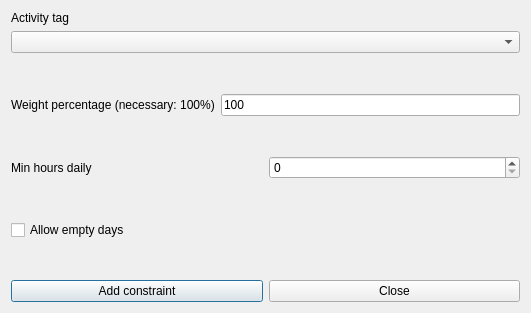
<?xml version="1.0" encoding="UTF-8"?>
<ui version="4.0">
 <class>AddConstraintStudentsActivityTagMinHoursDailyForm_template</class>
 <widget class="QDialog" name="AddConstraintStudentsActivityTagMinHoursDailyForm_template">
  <property name="geometry">
   <rect>
    <x>0</x>
    <y>0</y>
    <width>531</width>
    <height>313</height>
   </rect>
  </property>
  <property name="windowTitle">
   <string extracomment="This is the title of the dialog to add a new constraint of this type">Add students activity tag min hours daily</string>
  </property>
  <layout class="QGridLayout" name="gridLayout">
   <item row="0" column="0">
    <layout class="QVBoxLayout" name="verticalLayout">
     <item>
      <widget class="QLabel" name="activityTagsTextLabel">
       <property name="frameShape">
        <enum>QFrame::NoFrame</enum>
       </property>
       <property name="frameShadow">
        <enum>QFrame::Plain</enum>
       </property>
       <property name="text">
        <string>Activity tag</string>
       </property>
       <property name="wordWrap">
        <bool>false</bool>
       </property>
      </widget>
     </item>
     <item>
      <widget class="QComboBox" name="activityTagsComboBox">
       <property name="editable">
        <bool>false</bool>
       </property>
       <property name="insertPolicy">
        <enum>QComboBox::NoInsert</enum>
       </property>
       <property name="duplicatesEnabled">
        <bool>false</bool>
       </property>
      </widget>
     </item>
    </layout>
   </item>
   <item row="1" column="0">
    <spacer name="verticalSpacer">
     <property name="orientation">
      <enum>Qt::Vertical</enum>
     </property>
     <property name="sizeHint" stdset="0">
      <size>
       <width>20</width>
       <height>20</height>
      </size>
     </property>
    </spacer>
   </item>
   <item row="2" column="0">
    <layout class="QHBoxLayout" name="horizontalLayout">
     <item>
      <widget class="QLabel" name="weightTextLabel">
       <property name="frameShape">
        <enum>QFrame::NoFrame</enum>
       </property>
       <property name="frameShadow">
        <enum>QFrame::Plain</enum>
       </property>
       <property name="text">
        <string>Weight percentage (necessary: 100%)</string>
       </property>
       <property name="wordWrap">
        <bool>false</bool>
       </property>
      </widget>
     </item>
     <item>
      <widget class="QLineEdit" name="weightLineEdit">
       <property name="text">
        <string notr="true">100</string>
       </property>
      </widget>
     </item>
    </layout>
   </item>
   <item row="3" column="0">
    <spacer name="verticalSpacer_2">
     <property name="orientation">
      <enum>Qt::Vertical</enum>
     </property>
     <property name="sizeHint" stdset="0">
      <size>
       <width>20</width>
       <height>19</height>
      </size>
     </property>
    </spacer>
   </item>
   <item row="4" column="0">
    <layout class="QHBoxLayout" name="horizontalLayout_2">
     <item>
      <widget class="QLabel" name="minHoursTextLabel">
       <property name="frameShape">
        <enum>QFrame::NoFrame</enum>
       </property>
       <property name="frameShadow">
        <enum>QFrame::Plain</enum>
       </property>
       <property name="text">
        <string>Min hours daily</string>
       </property>
       <property name="wordWrap">
        <bool>false</bool>
       </property>
      </widget>
     </item>
     <item>
      <widget class="QSpinBox" name="minHoursSpinBox"/>
     </item>
    </layout>
   </item>
   <item row="5" column="0">
    <spacer name="verticalSpacer_4">
     <property name="orientation">
      <enum>Qt::Vertical</enum>
     </property>
     <property name="sizeHint" stdset="0">
      <size>
       <width>20</width>
       <height>5</height>
      </size>
     </property>
    </spacer>
   </item>
   <item row="6" column="0">
    <widget class="QCheckBox" name="allowEmptyDaysCheckBox">
     <property name="text">
      <string>Allow empty days</string>
     </property>
    </widget>
   </item>
   <item row="7" column="0">
    <spacer name="verticalSpacer_3">
     <property name="orientation">
      <enum>Qt::Vertical</enum>
     </property>
     <property name="sizeHint" stdset="0">
      <size>
       <width>20</width>
       <height>20</height>
      </size>
     </property>
    </spacer>
   </item>
   <item row="8" column="0">
    <layout class="QHBoxLayout">
     <item>
      <widget class="QPushButton" name="addConstraintPushButton">
       <property name="text">
        <string>Add constraint</string>
       </property>
      </widget>
     </item>
     <item>
      <widget class="QPushButton" name="closePushButton">
       <property name="text">
        <string>Close</string>
       </property>
      </widget>
     </item>
    </layout>
   </item>
  </layout>
 </widget>
 <layoutdefault spacing="6" margin="11"/>
 <resources/>
 <connections/>
</ui>
